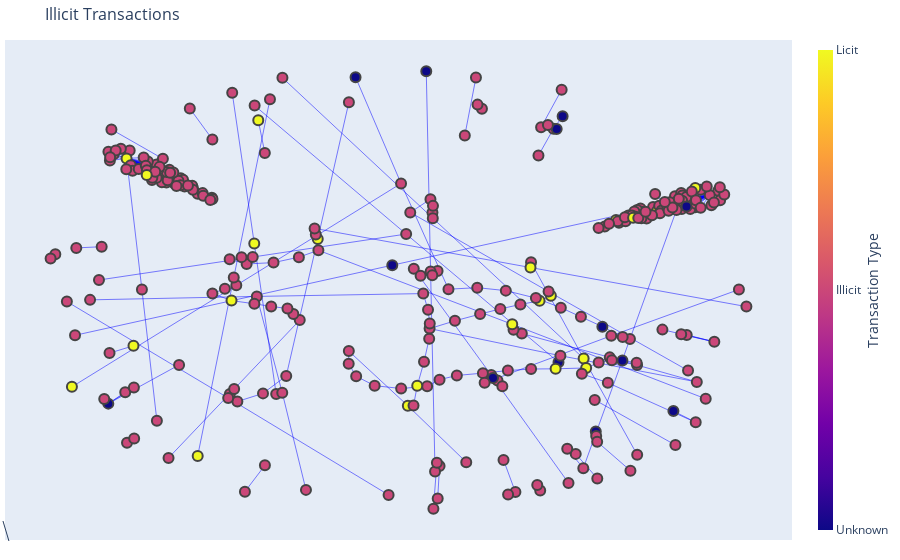

The notebook cell saved with this chart:
### Code cell
bad_ids = features[(features['time_step'] == 32) & ((features['class'] == '1'))]['txId']
short_edges = edges[edges['txId1'].isin(bad_ids)]
graph = nx.from_pandas_edgelist(short_edges, source = 'txId1', target = 'txId2', 
                                 create_using = nx.DiGraph())
pos = nx.spring_layout(graph)

edge_x = []
edge_y = []
for edge in graph.edges():
    x0, y0 = pos[edge[0]]
    x1, y1 = pos[edge[1]]
    edge_x.append(x0)
    edge_x.append(x1)
    edge_x.append(None)
    edge_y.append(y0)
    edge_y.append(y1)
    edge_y.append(None)

edge_trace = go.Scatter(
    x=edge_x, y=edge_y,
    line=dict(width=0.5, color='blue'),
    hoverinfo='none',
    mode='lines')

node_x = []
node_y = []
node_text=[]
for node in graph.nodes():
    x, y = pos[node]
    node_x.append(x)
    node_y.append(y)
    node_text.append(node)

node_trace = go.Scatter(
    x=node_x, y=node_y,
    mode='markers',
    hoverinfo='text',
    marker=dict(
        color=[],
        size=10,
        colorbar=dict(
            thickness=15,
            title='Transaction Type',
            xanchor='left',
            titleside='right',
            tickmode='array',
            tickvals=[0,1,2],
            ticktext=['Unknown','Illicit','Licit']
        ),
        line_width=2))
node_trace.text=node_text
node_trace.marker.color = pd.to_numeric(features[features['txId'].isin(list(graph.nodes()))]['class'])

fig = go.Figure(data=[edge_trace, node_trace],
             layout=go.Layout(
                title="Illicit Transactions",
                titlefont_size=16,
                showlegend=False,
                hovermode='closest',
                margin=dict(b=20,l=5,r=5,t=40),
                annotations=[ dict(
                    showarrow=True,
                    xref="paper", yref="paper",
                    x=0.005, y=-0.002 ) ],
                xaxis=dict(showgrid=False, zeroline=False, showticklabels=False),
                yaxis=dict(showgrid=False, zeroline=False, showticklabels=False))
                )
fig.show()

### Figure 1 — Plotly figure (JSON) as saved in the notebook; plotly's stock layout.template omitted (floating-point values rounded to 4 significant figures; data arrays with more than 128 entries replaced by an {"elided": "..."} marker saying what was removed)
{"data": [{"hoverinfo": "none", "line": {"color": "blue", "width": 0.5}, "mode": "lines", "type": "scatter", "x": {"elided": "867 float values"}, "y": {"elided": "867 float values"}}, {"hoverinfo": "text", "marker": {"color": {"elided": "315 int values"}, "colorbar": {"thickness": 15, "tickmode": "array", "ticktext": ["Unknown", "Illicit", "Licit"], "tickvals": [0, 1, 2], "title": {"side": "right", "text": "Transaction Type"}, "xanchor": "left"}, "line": {"width": 2}, "size": 10}, "mode": "markers", "text": {"elided": "315 str values"}, "type": "scatter", "x": {"elided": "315 float values"}, "y": {"elided": "315 float values"}}], "layout": {"annotations": [{"showarrow": true, "x": 0.005, "xref": "paper", "y": -0.002, "yref": "paper"}], "hovermode": "closest", "margin": {"b": 20, "l": 5, "r": 5, "t": 40}, "showlegend": false, "title": {"font": {"size": 16}, "text": "Illicit Transactions"}, "xaxis": {"showgrid": false, "showticklabels": false, "zeroline": false}, "yaxis": {"showgrid": false, "showticklabels": false, "zeroline": false}}}
